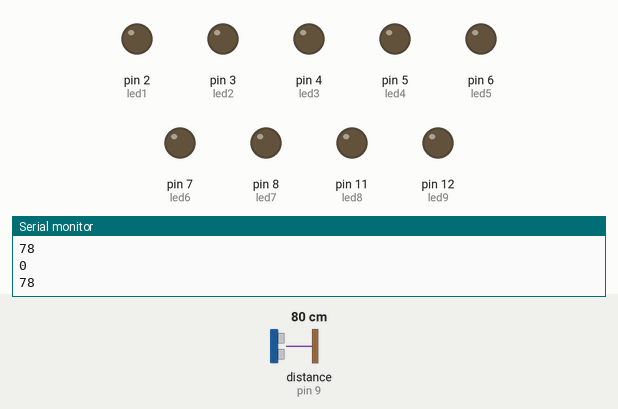
Simulated run of this sketch. Board: Arduino Uno, built with avr-gcc and run on an emulated ATmega328P. Parts: output pins drawn as LEDs (lit = HIGH), the last lines printed to the serial monitor. Wiring (inferred from the names in the program): ultrasonic range finder: trigger pin 10; echo pin 9. The inputs (shaded band) are chosen by the test bench; at power-on: distance to the obstacle (sensor on pin 9) 80 cm. The echo pulse lasts 58.3 µs per cm; pins used as bus, display or sensor lines are not drawn.

Above: at 1.2 s.
1.3 s: distance to the obstacle (sensor on pin 9) set to 8 cm
3.0 s: distance to the obstacle (sensor on pin 9) set to 5 cm
At 4.7 s:
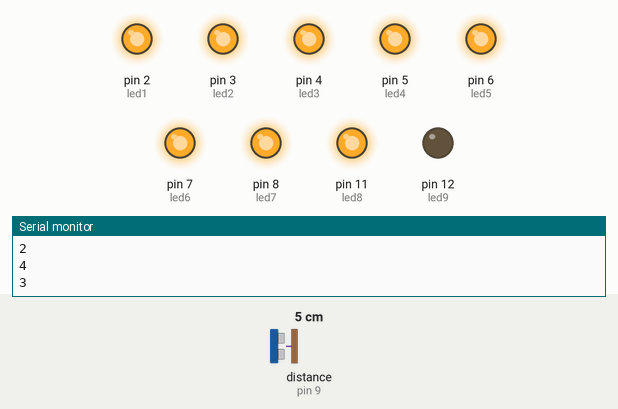
5.0 s: distance to the obstacle (sensor on pin 9) set to 9 cm
At 7.8 s:
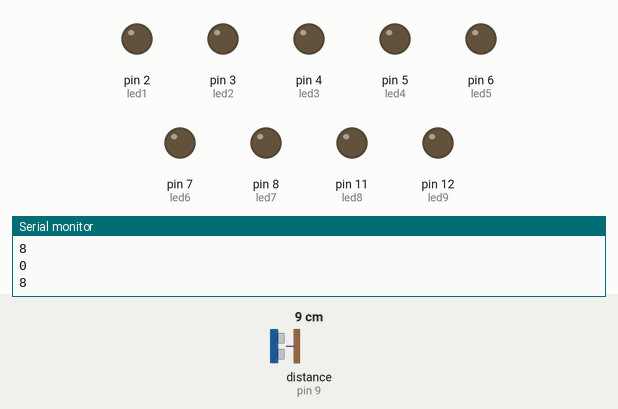
8.0 s: distance to the obstacle (sensor on pin 9) set to 2 cm
At 9.9 s:
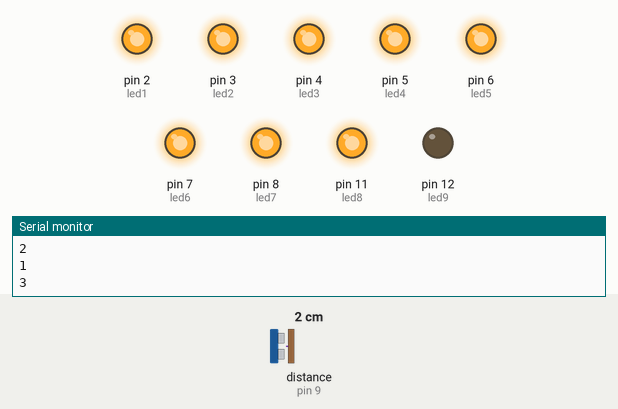
Timing chart, 0 to 11.0 s (numbered marks = the images above; inputs shaded):
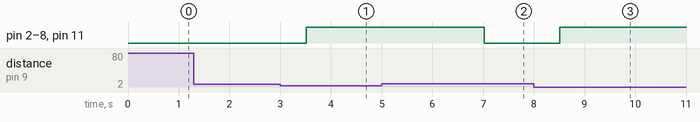

The sketch:

sketch_nov28a.ino
```cpp
int trig = 10;
int echo = 9;
int led1 = 2;
int led2 = 3;
int led3 = 4;
int led4 = 5;
int led5 = 6;
int led6 = 7;
int led7 = 8;
int led8 = 11;
int led9 = 12;
int led10 = 13;


int i=0;


void setup()
{
  Serial.begin(9600);
  pinMode(trig,OUTPUT);
  pinMode(echo,INPUT);
  pinMode(led1,OUTPUT);
  pinMode(led2,OUTPUT);
  pinMode(led3,OUTPUT);
  pinMode(led4,OUTPUT);
  pinMode(led5,OUTPUT);
  pinMode(led6,OUTPUT);
  pinMode(led7,OUTPUT);
  pinMode(led8,OUTPUT);
  pinMode(led9,OUTPUT);


}

void loop() {

  digitalWrite(trig,LOW);
  delayMicroseconds(5);

  digitalWrite(trig,HIGH);
  delayMicroseconds(10);


  digitalWrite(trig,LOW);


  int a = pulseIn(echo,HIGH);


 int distance = a*0.034/2;
 Serial.println(distance);
  Serial.println(i);
 if(i<=0){
  digitalWrite(led1,LOW);
  digitalWrite(led2,LOW);
  digitalWrite(led3,LOW);
  digitalWrite(led4,LOW);
  digitalWrite(led5,LOW);
  digitalWrite(led6,LOW);
  digitalWrite(led7,LOW);
  digitalWrite(led8,LOW);
 }
 if(i>=1){
   digitalWrite(led1,HIGH);
  digitalWrite(led2,HIGH);
  digitalWrite(led3,HIGH);
  digitalWrite(led4,HIGH);
  digitalWrite(led5,HIGH);
  digitalWrite(led6,HIGH);
  digitalWrite(led7,HIGH);
  digitalWrite(led8,HIGH);
 }


  if ( distance<6) //in
  {
  i=i+1;
    delay(500);
  }
   if ( distance>6 && distance<12 && i!=0) //out
  {
  i=i-1;
    delay(500);
  }

}
```

Measured:
- the behaviour switches between 7 and 6 cm on distance to the obstacle (sensor on pin 9) (found by bisection; images 0 and 1)
- after the input at 3.0 s, pin 2 (led1), pin 3 (led2), pin 4 (led3), pin 5 (led4), pin 6 (led5), pin 7 (led6), pin 8 (led7), pin 11 (led8): LOW → HIGH after 0.51 s
- after the input at 5.0 s, pin 2 (led1), pin 3 (led2), pin 4 (led3), pin 5 (led4), pin 6 (led5), pin 7 (led6), pin 8 (led7), pin 11 (led8): HIGH → LOW after 2.0 s
- after the input at 8.0 s, pin 2 (led1), pin 3 (led2), pin 4 (led3), pin 5 (led4), pin 6 (led5), pin 7 (led6), pin 8 (led7), pin 11 (led8): LOW → HIGH after 0.51 s
